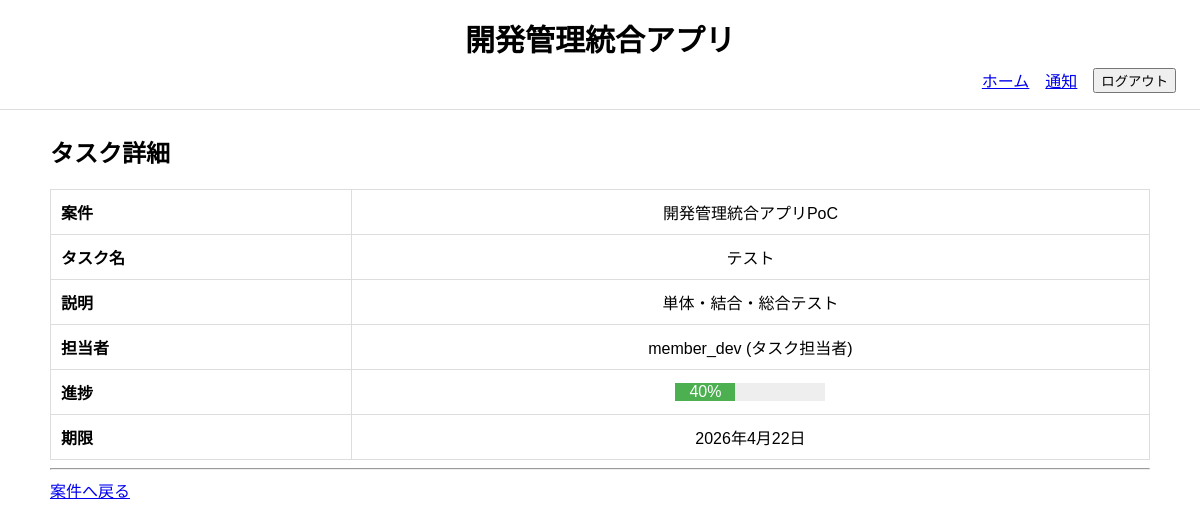
The page /tasks/9/ (signed in) on the database its author committed.
### project_management_app/models.py (models this page shows, shortened)
class Task(models.Model):
    class Status(models.TextChoices):
        NOT_STARTED = "not_started", "未着手"
        IN_PROGRESS = "in_progress", "進行中"
        DONE = "done", "完了"
        DELAYED = "delayed", "遅延"
    project = models.ForeignKey(
        Project,
        verbose_name="案件",
        on_delete=models.CASCADE,
        related_name="tasks"
    )
    assignee = models.ForeignKey(
        CustomUser,
        verbose_name="タスク担当者",
        on_delete=models.SET_NULL,
        null=True,
        blank=True,
        related_name="assigned_tasks"
    )
    title = models.CharField("タスク名", max_length=200)
    description = models.TextField("詳細", blank=True)
    status = models.CharField(
        "ステータス",
        max_length=20,
        choices=Status.choices,
        default=Status.NOT_STARTED
    )
    progress_rate = models.PositiveIntegerField(
        "進捗率",
        default=0,
        validators=[MinValueValidator(0), MaxValueValidator(100)]
    )
    due_date = models.DateField("期限", null=True, blank=True)
    created_at = models.DateTimeField("作成日時", auto_now_add=True)
    updated_at = models.DateTimeField("更新日時", auto_now=True)
    class Meta:
        verbose_name = "タスク"
        verbose_name_plural = "タスク"
        ordering = ["due_date", "id"]
    @property
    def is_delayed(self):
        return bool(
            self.due_date
            and self.due_date < timezone.now().date()
            and self.status != self.Status.DONE
        )

class Project(models.Model):
    class Status(models.TextChoices):
        DRAFT = "draft", "下書き"
        PENDING_MANAGER = "pending_manager", "部門承認待ち"
        PENDING_HQ = "pending_hq", "本部承認待ち"
        APPROVED = "approved", "承認済"
        IN_PROGRESS = "in_progress", "進行中"
        COMPLETED = "completed", "完了"
        REJECTED = "rejected", "却下"
    name = models.CharField("案件名", max_length=200)
    description = models.TextField("目的・概要")
    applicant = models.ForeignKey(
        CustomUser,
        verbose_name="案件担当者",
        on_delete=models.SET_NULL,
        null=True,
        blank=True,
        related_name="applied_projects"
    )
    department = models.ForeignKey(
        Department,
        verbose_name="担当部門",
        on_delete=models.PROTECT,
        related_name="projects",
    )
    estimated_budget = models.DecimalField(
        "予算額", max_digits=12, decimal_places=0
        )
    progress_rate = models.PositiveIntegerField(
        "全体進捗率",
        default=0,
        validators=[MinValueValidator(0), MaxValueValidator(100)]
    )
    status = models.CharField(
        "ステータス",
        max_length=30,
        choices=Status.choices,
        default=Status.DRAFT
    )
    submitted_at = models.DateField("申請日", null=True, blank=True)
    start_date = models.DateField("開始日", null=True, blank=True)
    due_date = models.DateField("期限", null=True, blank=True)
    approved_at = models.DateField("最終承認日", null=True, blank=True)
    completed_at = models.DateField("完了日", null=True, blank=True)
    created_at = models.DateTimeField("作成日時", auto_now_add=True)
    updated_at = models.DateTimeField("更新日時", auto_now=True)
    class Meta:
        verbose_name = "案件"
        verbose_name_plural = "案件"
        ordering = ["-created_at"]

class CustomUser(AbstractUser):
    class Role(models.TextChoices):
        MEMBER = "member", "タスク担当者"
        APPLICANT = "applicant", "申請者"
        MANAGER = "manager", "部門管理者"
        HQ = "hq", "本部管理者"
    department = models.ForeignKey(
        Department,
        verbose_name="所属部門",
        on_delete=models.PROTECT,
        related_name="users",
        null=True,
        blank=True
    )
    role = models.CharField(
        "ロール",
        max_length=30,
        choices=Role.choices,
        default=Role.APPLICANT
    )
    class Meta:
        verbose_name = "ユーザー"
        verbose_name_plural = "ユーザー"
    def __str__(self):
        return f"{self.username} ({self.get_role_display()})"

### project_management_app/views.py (the view)
# urls.py: path("tasks/<int:pk>/", TaskDetailView.as_view(), name="task_detail"),
class TaskDetailView(LoginRequiredMixin, DetailView):
    model = Task
    template_name = "project_management_app/task_detail.html"
    context_object_name = "task"
    def get_queryset(self):
        return Task.objects.select_related(
            "project", "assignee"
        )

### project_management_app/context_processors.py (called while the page is built)
def notification_count(request):
    if request.user.is_authenticated:
        count = Notification.objects.filter(
            recipient=request.user,
            is_read=False
        ).count()
    else:
        count = 0
    return {
        "unread_notification_count": count
    }

def pending_approval_count(request):
    if request.user.is_authenticated:
        if request.user.role == "manager":
            count = Project.objects.filter(
                department=request.user.department,
                status=Project.Status.PENDING_MANAGER
            ).count()
        elif request.user.role == "hq":
            count = Project.objects.filter(
                status=Project.Status.PENDING_HQ
            ).count()
        else:
            count = 0
    else:
        count = 0
    return {
        "pending_approval_count": count
    }

### project_management_app/templates/project_management_app/task_detail.html (shortened to what this page needs)
{% extends "project_management_app/base.html" %}
{% block content %}
<h2>タスク詳細</h2>
<table>
    <tr>
        <th>案件</th>
        <td>{{ task.project.name }}</td>
    </tr>
    <tr>
        <th>タスク名</th>
        <td>{{ task.title }}</td>
    </tr>
    <tr>
        <th>説明</th>
        <td>{{ task.description }}</td>
    </tr>
    <tr>
        <th>担当者</th>
        <td>{{ task.assignee }}</td>
    </tr>
    <tr>
        <th>進捗</th>
        <td style="text-align:center;">
            <div style="background:#eee; width:150px; display:inline-block;">
                <div style="
                    background:#4caf50;
                    width:{{ task.progress_rate }}%;
                    text-align:center;
                    color:white;
                ">
                    {{ task.progress_rate }}%
                </div>
            </div>
        </td>
    </tr>
    <tr>
        <th>期限</th>
        <td>
            {{ task.due_date }}
        </td>
    </tr>
</table>
<hr>
{% if request.user.role == "member" %}
    <a href="{% url 'my_tasks' %}">タスク一覧へ戻る</a>
{% else %}
    <a href="{% url 'project_detail' task.project.pk %}">案件へ戻る</a>
{% endif %}
{% endblock %}

### project_management_app/static/project_management_app/base.css (style rules this page uses)
body { font-family: sans-serif; margin: 0; }
table { width: 100%; border-collapse: collapse; }
th, td { text-align: center; vertical-align: middle; padding: 10px; border: 1px solid #ddd; }
th:first-child, td:first-child { text-align: left; }

### rows shown on the page
Task: project.name "開発管理統合アプリPoC", title "テスト", description "単体・結合・総合テスト", assignee "member_dev (タスク担当者)", progress_rate "40", due_date "2026年4月22日"
